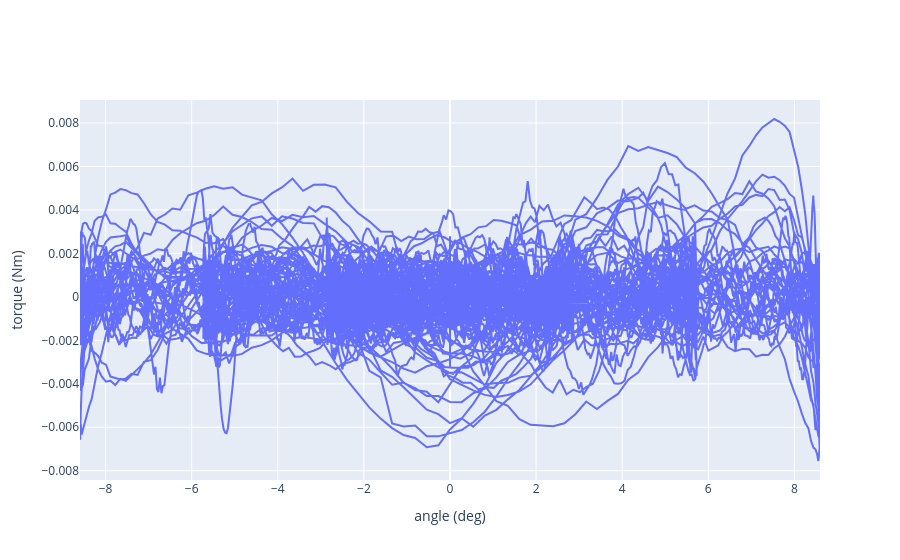

The cell this chart's notebook holds for it:
### Markdown cell above
## QUALITY CONTROL: Do the loops like nice?

### Code cell
fig = go.Figure()
fig.add_trace(go.Scatter(x=angle, y=forcetorque[3,:]))
fig.update_yaxes(title_text="torque (Nm)")
fig.update_xaxes(title_text="angle (deg)")

### Figure 1 — Plotly figure (JSON) as saved in the notebook; plotly's stock layout.template omitted (floating-point values rounded to 4 significant figures; data arrays with more than 128 entries replaced by an {"elided": "..."} marker saying what was removed)
{"data": [{"type": "scatter", "x": {"elided": "30400 float values"}, "y": {"elided": "30400 float values"}}], "layout": {"xaxis": {"title": {"text": "angle (deg)"}}, "yaxis": {"title": {"text": "torque (Nm)"}}}}
